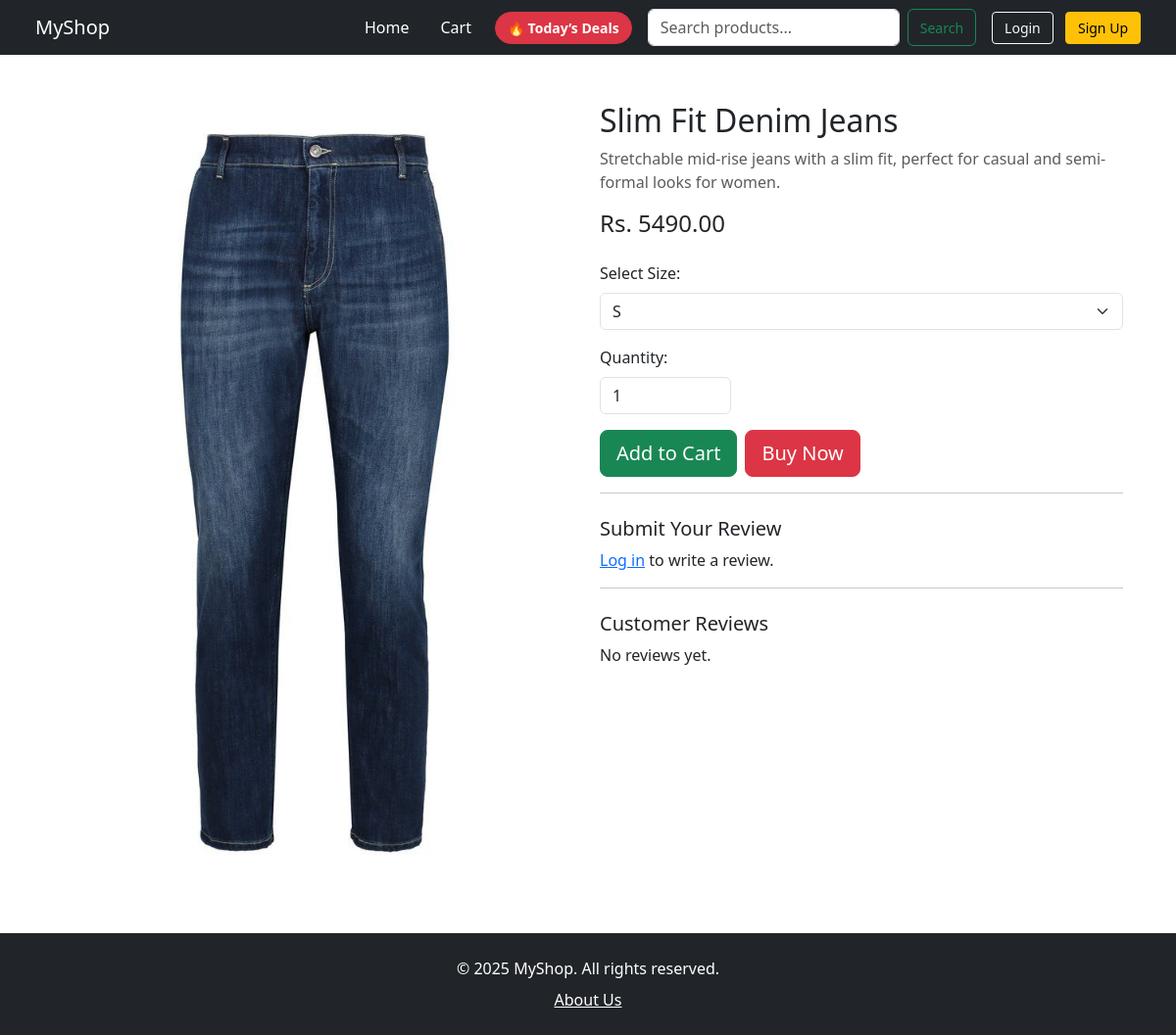
Before: /product/7/ with the older database file.
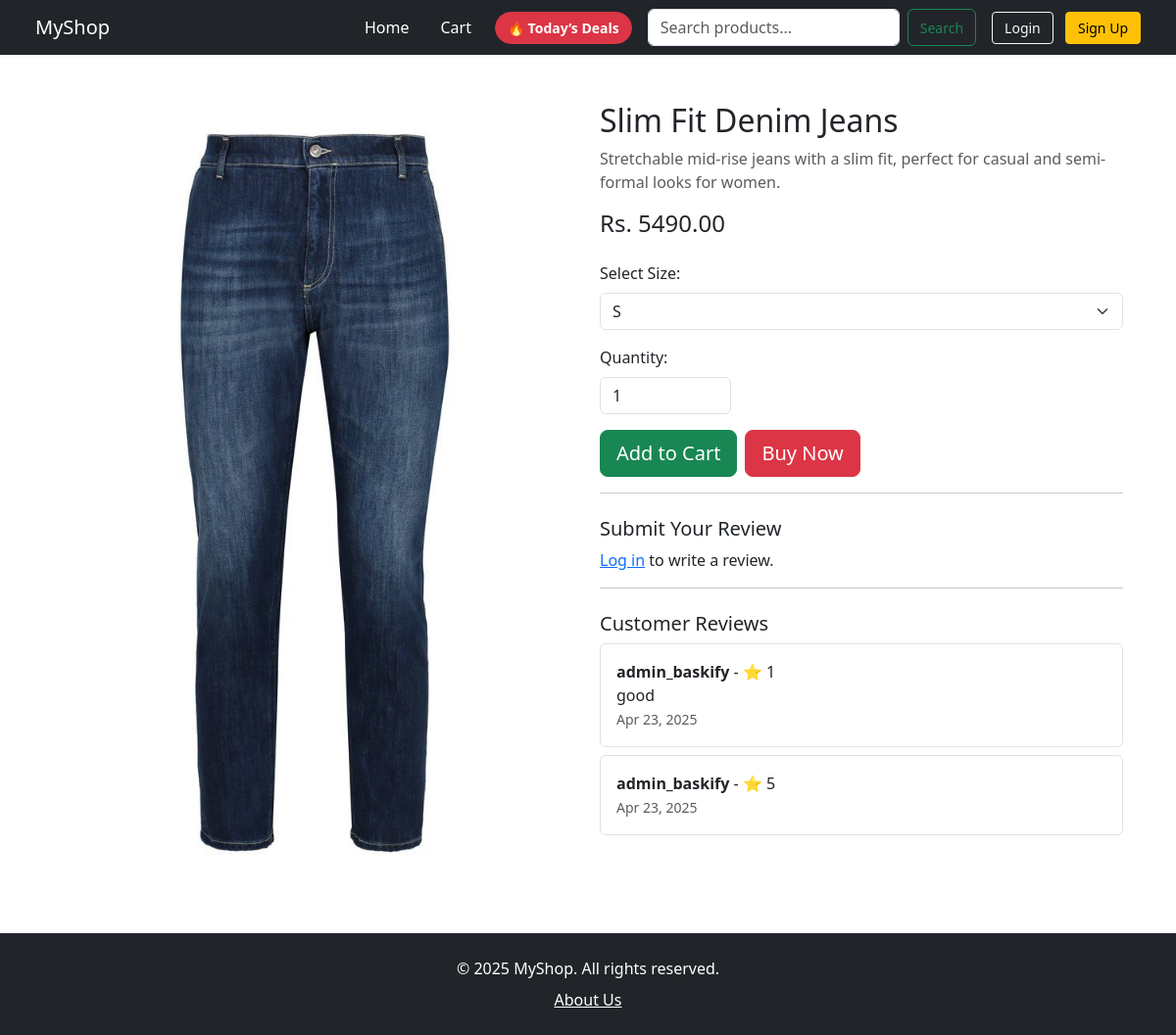
After: the same page with the newer database file.
### store/models.py (models this page shows, shortened)
class Review(models.Model):
    product = models.ForeignKey('Product', on_delete=models.CASCADE, related_name='reviews')
    user = models.ForeignKey(User, on_delete=models.CASCADE)
    rating = models.IntegerField(choices=[(i, str(i)) for i in range(1, 6)])
    comment = models.TextField(blank=True)
    created_at = models.DateTimeField(auto_now_add=True)

### store/views.py (the view, shortened to what this page needs)
# urls.py: path('product/<int:product_id>/', views.product_detail, name='product_detail'),
def product_detail(request, product_id):
    product = get_object_or_404(Product, id=product_id)
    reviews = product.reviews.all().order_by('-created_at')
    size_options = []
    if product.category.name.lower() == 'clothing':
        size_options = ['S', 'M', 'L', 'XL']
    elif product.category.name.lower() == 'shoes':
        size_options = ['6', '7', '8', '9', '10', '11']
    return render(request, 'store/product_detail.html', {
        'product': product,
        'reviews': reviews,
        'size_options': size_options
    })

### store/templates/store/product_detail.html (shortened to what this page needs)
{% extends "store/base.html" %}
{% block content %}
<div class="container mt-5">
  <div class="row">
    <div class="col-md-6">
      {% if product.image %}
        <img src="{{ product.image.url }}" class="img-fluid rounded" alt="{{ product.name }}">
      {% endif %}
    </div>
    <div class="col-md-6">
      <h2>{{ product.name }}</h2>
      <p class="text-muted">{{ product.description }}</p>
      <h4>Rs. {{ product.price }}</h4>
      <form method="post" action="{% url 'buy_now' product.id %}">
        {% if size_options %}
          <label class="form-label mt-3">Select Size:</label>
          <select class="form-select mb-3" name="size" required>
            {% for size in size_options %}
              <option value="{{ size }}">{{ size }}</option>
            {% endfor %}
          </select>
        {% endif %}
        <label for="qty" class="form-label">Quantity:</label>
        <input type="number" id="qty" name="qty" class="form-control w-25 mb-3" value="1" min="1" required>
        <div class="d-flex gap-2">
          <a href="{% url 'add_to_cart' product.id %}" class="btn btn-success btn-lg">Add to Cart</a>
          <button type="submit" class="btn btn-danger btn-lg">Buy Now</button>
        </div>
      </form>
      <hr>
      <h5 class="mt-4">Submit Your Review</h5>
      {% if user.is_authenticated %}
        <form method="post">
          {% csrf_token %}
          <label for="rating">Rating:</label>
          <select class="form-select w-25 mb-2" name="rating" required>
            <option value="">Choose...</option>
            {% for i in "12345" %}
              <option value="{{ i }}">{{ i }} ★</option>
            {% endfor %}
          </select>
          <label for="comment">Comment:</label>
          <textarea name="comment" class="form-control mb-3" rows="3" placeholder="Write something..."></textarea>
          <button type="submit" class="btn btn-outline-primary">Submit Review</button>
        </form>
      {% else %}
        <p><a href="{% url 'login' %}">Log in</a> to write a review.</p>
      {% endif %}
      <hr>
      <h5 class="mt-4">Customer Reviews</h5>
      {% for review in reviews %}
        <div class="border rounded p-3 mb-2">
          <strong>{{ review.user.username }}</strong> - ⭐ {{ review.rating }}
          <p class="mb-0">{{ review.comment }}</p>
          <small class="text-muted">{{ review.created_at|date:"M d, Y" }}</small>
        </div>
      {% empty %}
        <p>No reviews yet.</p>
      {% endfor %}
    </div>
  </div>
</div>
{% endblock %}

Changed rows visible on the page:
added Review: user.username "admin_baskify", rating "1", comment "good", created_at "Apr 23, 2025"
added Review: user.username "admin_baskify", rating "5", created_at "Apr 23, 2025"
Other visible differences:
text no longer shown: "No reviews yet."
